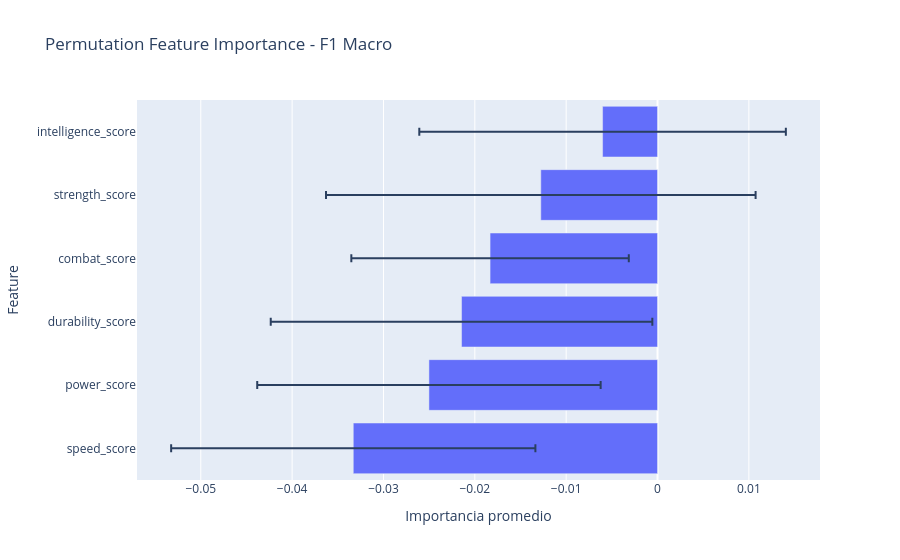

The code cell stored with this chart in its notebook:
### Markdown cell above
---

### 4.1.2 Implementación [0.2 Puntos]

**To-do:**
- [ ] Calcular `permutation_importance` con `n_repeats=30` y `scoring="f1_macro"`.
- [ ] Graficar un boxplot horizontal con plotly (`px.bar` con `orientation='h'`) con la importancia y varianza de cada feature.

### Code cell
#### Código aquí ####

pfi_result = permutation_importance(
    lgbm_interp,
    X_test_num,
    y_test,
    n_repeats=30,
    random_state=RANDOM_STATE,
    scoring="f1_macro",
)

pfi_df = pd.DataFrame(
    {
        "feature": NUMERICAL_FEATURES,
        "importance_mean": pfi_result.importances_mean,
        "importance_std": pfi_result.importances_std,
    }
)

pfi_df = pfi_df.sort_values("importance_mean", ascending=True)

fig = px.bar(
    pfi_df,
    x="importance_mean",
    y="feature",
    error_x="importance_std",
    orientation="h",
    title="Permutation Feature Importance - F1 Macro",
    labels={
        "importance_mean": "Importancia promedio",
        "feature": "Feature",
        "importance_std": "Desviación estándar",
    },
)

fig.show()

display(pfi_df.sort_values("importance_mean", ascending=False))

### Figure 1 — Plotly figure (JSON) as saved in the notebook; plotly's stock layout.template omitted (floating-point values rounded to 4 significant figures)
{"data": [{"error_x": {"array": [0.01994, 0.0188, 0.02089, 0.01519, 0.02351, 0.02006]}, "hovertemplate": "Importancia promedio=%{x}<br>Feature=%{y}<extra></extra>", "legendgroup": "", "marker": {"color": "#636efa", "pattern": {"shape": ""}}, "name": "", "orientation": "h", "showlegend": false, "textposition": "auto", "type": "bar", "x": [-0.03331, -0.02502, -0.02145, -0.01833, -0.01278, -0.006014], "xaxis": "x", "y": ["speed_score", "power_score", "durability_score", "combat_score", "strength_score", "intelligence_score"], "yaxis": "y"}], "layout": {"barmode": "relative", "legend": {"tracegroupgap": 0}, "title": {"text": "Permutation Feature Importance - F1 Macro"}, "xaxis": {"anchor": "y", "domain": [0, 1], "title": {"text": "Importancia promedio"}}, "yaxis": {"anchor": "x", "domain": [0, 1], "title": {"text": "Feature"}}}}
